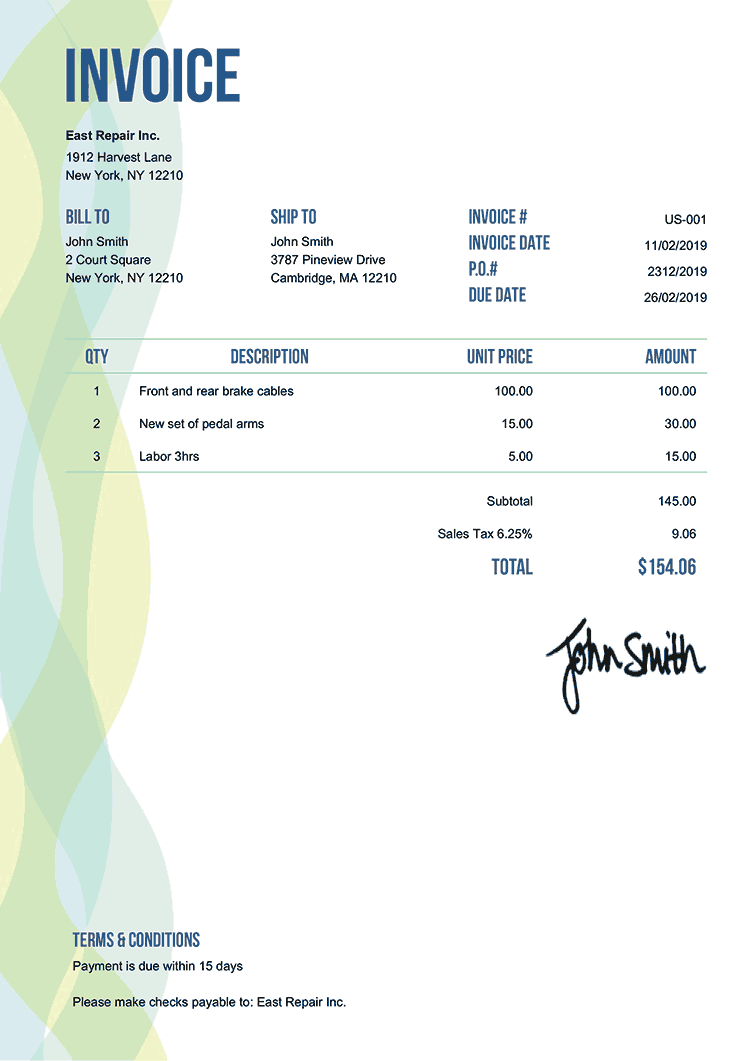
#> input picture samples/invoices/sample_invoice.png, 750 x 1061 px, found by its file name
$ python create_validation_variants.py
#> lines starting #> are read from the running program, lines starting #| are printed output that depends on the picture; after the words box and inside, x2 and y2 are one past the last pixel; in counts of white or black regions, pixels touching at a corner belong together
from pathlib import Path
import cv2

SOURCE = Path("samples/invoices/sample_invoice.png")
OUTPUT_DIR = Path("samples/degraded")

def main():
    OUTPUT_DIR.mkdir(parents=True, exist_ok=True)

    image = cv2.imread(str(SOURCE))
#> image is the input picture: shape (1061, 750, 3); mean B, G, R 241, 245.2, 240.7

    if image is None:
        raise FileNotFoundError(
            f"Unable to read source image: {SOURCE}"
        )

    missing_number = image.copy()
    cv2.rectangle(
        missing_number,
        (650, 175),
        (750, 210),
        (255, 255, 255),
        thickness=-1,
    )
    cv2.imwrite(
        str(OUTPUT_DIR / "invoice_missing_number.png"),
        missing_number,
    )

    missing_date = image.copy()
    cv2.rectangle(
        missing_date,
        (640, 200),
        (750, 235),
        (255, 255, 255),
        thickness=-1,
    )
#> missing_date: shape (1061, 750, 3); 0.03% of pixels changed, all inside (x1, y1, x2, y2) = (665, 214, 705, 225)
    cv2.imwrite(
        str(OUTPUT_DIR / "invoice_missing_date.png"),
        missing_date,
    )

    missing_total = image.copy()
    cv2.rectangle(
        missing_total,
        (630, 530),
        (760, 585),
        (255, 255, 255),
        thickness=-1,
    )
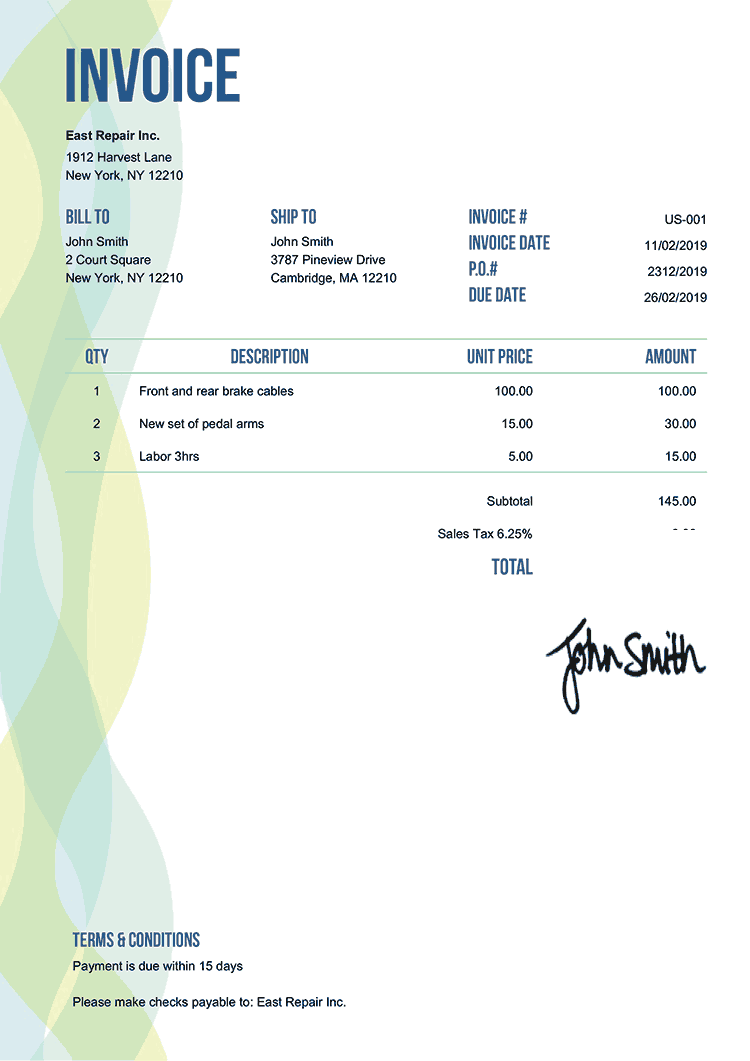
#> missing_total: shape (1061, 750, 3); 0.1% of pixels changed, all inside (x1, y1, x2, y2) = (638, 530, 696, 576)
    cv2.imwrite(
        str(OUTPUT_DIR / "invoice_missing_total.png"),
        missing_total,
    )

    wrong_total = image.copy()
    cv2.rectangle(
        wrong_total,
        (630, 530),
        (760, 585),
        (255, 255, 255),
        thickness=-1,
    )

    cv2.putText(
        wrong_total,
        "$160.00",
        (650, 570),
        cv2.FONT_HERSHEY_SIMPLEX,
        0.9,
        (0, 0, 0),
        2,
        cv2.LINE_AA,
    )
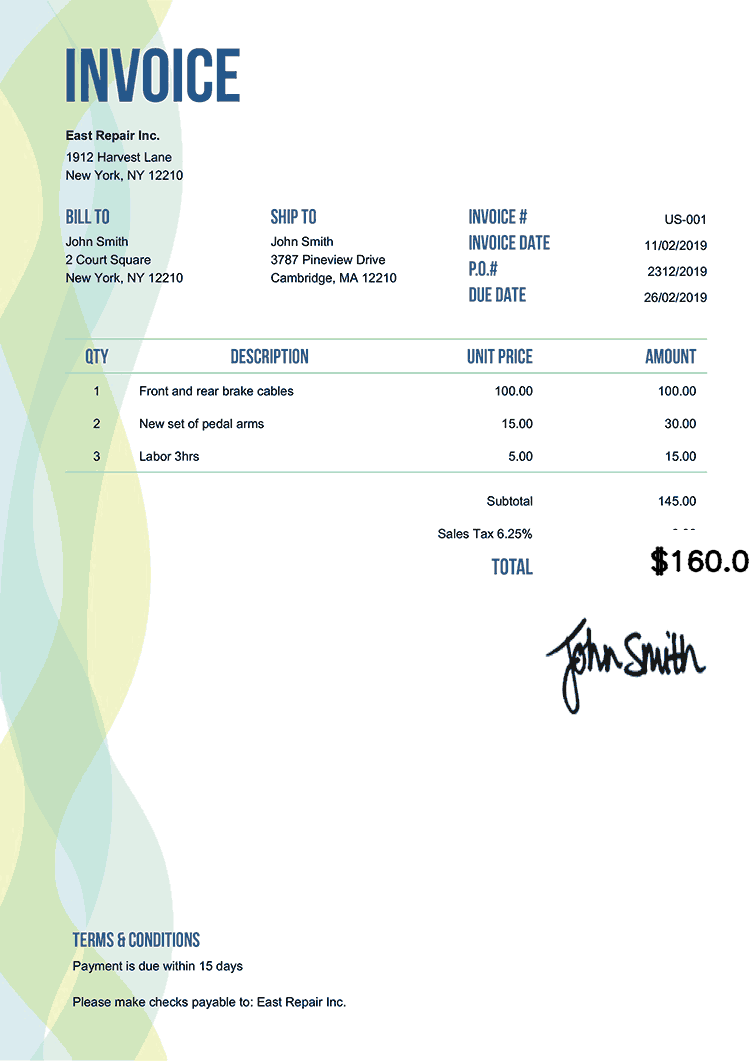
#> wrong_total: shape (1061, 750, 3); 0.17% of pixels changed, all inside (x1, y1, x2, y2) = (650, 546, 750, 576)

    cv2.imwrite(
        str(OUTPUT_DIR / "invoice_wrong_total.png"),
        wrong_total,
    )

    print("Validation test variants created.")

if __name__ == "__main__":
    main()

$ run again, with samples/invoices/invoice_layout_2.png copied over samples/invoices/sample_invoice.png
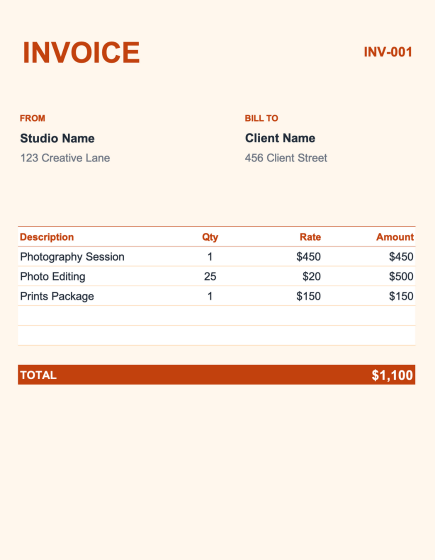
#> input picture samples/invoices/invoice_layout_2.png, 870 x 1120 px, found by its file name (shown at 1/2 size)
#> in main, image is the input picture: shape (1120, 870, 3); mean B, G, R 229.1, 238.9, 250.4
#> missing_number: shape (1120, 870, 3); 0.37% of pixels changed, all inside (x1, y1, x2, y2) = (650, 175, 751, 211)
#> missing_date: shape (1120, 870, 3); 0.41% of pixels changed, all inside (x1, y1, x2, y2) = (640, 200, 751, 236)
#> in main, `cv2.rectangle( missing_total, (630, 530), (760, 585), (255, 255, 255),..`:
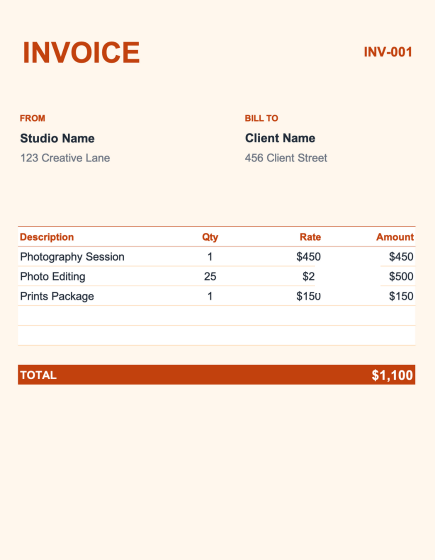
#> missing_total: shape (1120, 870, 3) (shown at 1/2 size); 0.18% of pixels changed, all inside (x1, y1, x2, y2) = (630, 530, 761, 586)
#> in main, `cv2.putText( wrong_total, "$160.00", (650, 570), cv2.FONT_HERSHEY_SIMP..`:
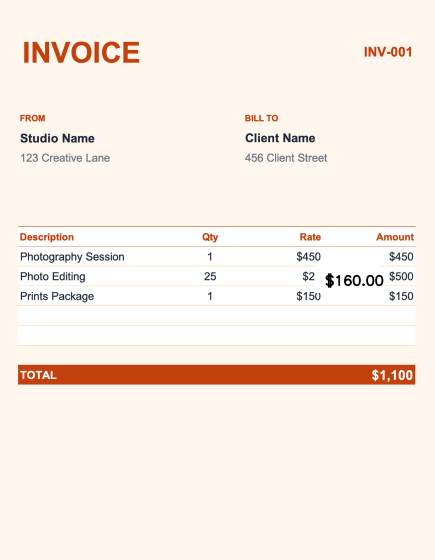
#> wrong_total: shape (1120, 870, 3) (shown at 1/2 size); 0.17% of pixels changed, all inside (x1, y1, x2, y2) = (650, 546, 768, 576)
